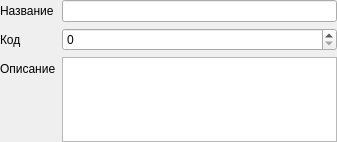
<?xml version="1.0" encoding="UTF-8"?>
<ui version="4.0">
 <class>Dialog</class>
 <widget class="QDialog" name="Dialog">
  <property name="geometry">
   <rect>
    <x>0</x>
    <y>0</y>
    <width>337</width>
    <height>142</height>
   </rect>
  </property>
  <property name="minimumSize">
   <size>
    <width>337</width>
    <height>142</height>
   </size>
  </property>
  <property name="windowTitle">
   <string>Dialog</string>
  </property>
  <layout class="QFormLayout" name="formLayout">
   <property name="margin">
    <number>0</number>
   </property>
   <item row="0" column="0">
    <widget class="QLabel" name="label">
     <property name="text">
      <string>Название</string>
     </property>
     <property name="buddy">
      <cstring>lineEdit</cstring>
     </property>
    </widget>
   </item>
   <item row="0" column="1">
    <widget class="QLineEdit" name="lineEdit">
     <property name="field" stdset="0">
      <string>name</string>
     </property>
    </widget>
   </item>
   <item row="1" column="0">
    <widget class="QLabel" name="label_2">
     <property name="text">
      <string>Код</string>
     </property>
    </widget>
   </item>
   <item row="2" column="0">
    <widget class="QLabel" name="label_3">
     <property name="text">
      <string>Описание</string>
     </property>
     <property name="buddy">
      <cstring>plainTextEdit</cstring>
     </property>
    </widget>
   </item>
   <item row="2" column="1">
    <widget class="QPlainTextEdit" name="plainTextEdit">
     <property name="field" stdset="0">
      <string>description</string>
     </property>
    </widget>
   </item>
   <item row="1" column="1">
    <widget class="QSpinBox" name="spinBox">
     <property name="field" stdset="0">
      <string>code</string>
     </property>
    </widget>
   </item>
  </layout>
 </widget>
 <resources/>
 <connections/>
</ui>
